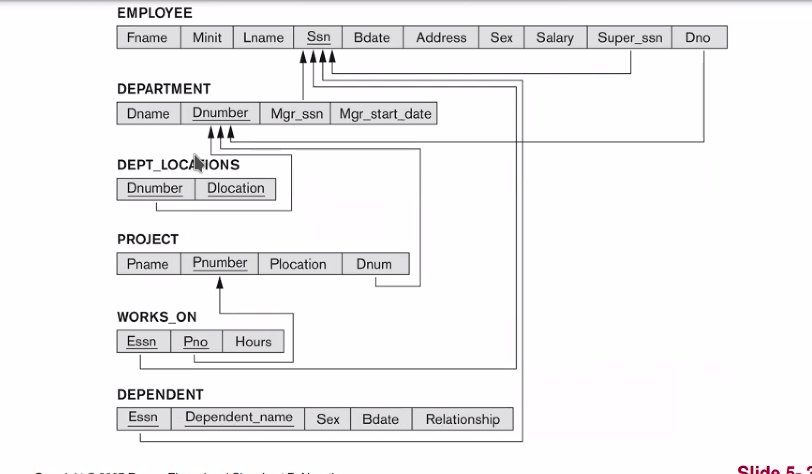
#> input picture 13. Industry Applications/3. Detecting Vehicles in videos/Screenshot.png, 812 x 474 px
$ jupyter execute '1. Getting+Started+with+OpenCV.ipynb'   (shell and % lines are left out)
#> lines starting #> are read from the running program, lines starting #| are printed output that depends on the picture
# Getting Started with OpenCV

This notebook has two main objectives:
1. Getting familiar with OpenCV - its installation and some of its basic usage.
2. Looking at the data we will use - this will give you a lot of context for all the upcoming sessions.

## 1. Familiarisation with OpenCV

OpenCV is a hugely popular image processing library. It is used in a number of image processing applications. A lot of the backend processing of OpenCV is done in C++, which makes it very fast.

Before anything else, we need to install OpenCV.

> ### A. Installing OpenCV

#### For Windows users

- Go to [this website](https://www.lfd.uci.edu/~gohlke/pythonlibs/#opencv). It contains the 'wheel files' for several packages, which are present with a .whl extension. Do a Ctrl-F and find the ones for OpenCV.

- Download the .whl file appropriate to your *Python version* and *OS specifications* (most likely, you will be using a Python version greater than 3.4, so use that)

- Navigate to the file where the .whl file is present

- Make sure you have `pip` present on your machine. [This tutorial page](https://pythonprogramming.net/using-pip-install-for-python-modules/) can help you install `pip` if you don't have it.

- Run the following code:

`pip install wheel-name.whl`

- If pip is not present in your PATH variables, you may have to point to where pip is installed:

`C:\Python34\Scripts\Pip install <wheel-name>.whl`

#### For Mac users

- Open Terminal

- Run the following command

`apt-get install python3-OpenCV`

#### For conda installation

If you are running Python via Anaconda, you can run a simple conda install:

`conda install opencv`

In case you want more details, [here is a website](https://pythonprogramming.net/loading-images-python-opencv-tutorial/) that talks about these installations in detail. The link also tells you how to install numpy and matplotlib - most of you already have it, and you don't need to install it again.

> ### B. Importing OpenCV

OpenCV is one of those libraries that is known to have issues in importing.

To ensure that these issues don't happen to you, there's an easy trick. Before importing OpenCV, you can basically point your Jupyter notebook to the correct path where OpenCV is installed.

#### Resolving import issues in OpenCV

Sometimes, it might be that you have two conflicting Python versions (one from a regular install, one from Anaconda). This may cause cv2 to not work. One of the ways to fix this is go to your command line (Terminal for Mac), open Python from there and run these commands:

`import site
site.getsitepackages()`

You will get a list of site packages. Then, run the same commands on Jupyter. If your Terminal site packages has an extra site package location, add it to your site packages with the following commands.

`import sys
sys.path.append('<extra paths found in terminal but not in Jupyter, separated by commas>')`

> ### C. Working with Images using OpenCV

Once you have installed OpenCV, you can experiment with images

[cell 1]
# First, import OpenCV. The Python name for this is 'cv2'
import cv2

[cell 2]
# Run these if OpenCV doesn't load
import sys
#sys.path.append('/Library/Frameworks/Python.framework/Versions/3.6/lib/python3.6/site-packages/cv2/')

[cell 3]
# Next, import libraries that will aid OpenCV
import numpy as np
import matplotlib.pyplot as plt

[cell 4]
# Let's do some basic operations using OpenCV
# Reading an image
img = cv2.imread('./Screenshot.png')# You can replace this file path by your own file path.
#> img is the input picture: shape (474, 812, 3); mean B, G, R 243.1, 241.9, 243.1
print (img.shape)
#| (474, 812, 3)

This 'img' object becomes the basic object which is manipulated

The cv2.imshow() function is the standard way to show images using cv2.

However, this opens up a new window, which sometimes doesn't work with Jupyter notebooks.

Hence, the **suggested way with to show images with Jupyter notebooks** is using matplotlib's inline functions. These are demonstrated below.

[cell 5]
# Using cv2's imshow opens this image in a different window.
# However, the easier and more presentable way to do this is by using matplotlib's inline function
plt.imshow(cv2.cvtColor(img, cv2.COLOR_BGR2RGB)) # converting BGR to RGB for using matplotlib
plt.show()

Let's now move to working with channels and colours.
As you know, coloured images typically have 3 channels - Red, Green, Blue (RGB). For OpenCV specifically, this ordering of channels is B-G-R. Let's manipulate these images according to their channels.

[cell 6]
# Now, let's say we want to demonstrate only the green channel out of these
# The ordering of channels in OpenCV is B-G-R. 0 is Blue, 1 is Green, 2 is Red.
plt.imshow(img[:,:,1])
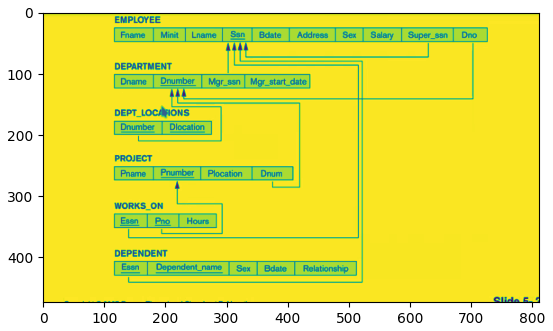
#> figure drawn by matplotlib, 1 panel

[cell 7]
# This image is a colour image. We can easily convert this image to gray.
img_gray = cv2.cvtColor(img, cv2.COLOR_BGR2GRAY)
plt.imshow(img_gray, cmap='gray')

[cell 8]
# Next, we can access specific parts of the image using coordinates
bearface = img[100:450, 150:550]
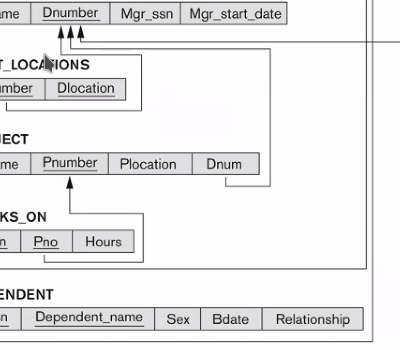
#> bearface: shape (350, 400, 3); mean B, G, R 236.6, 235.4, 236.5
plt.imshow(bearface)
